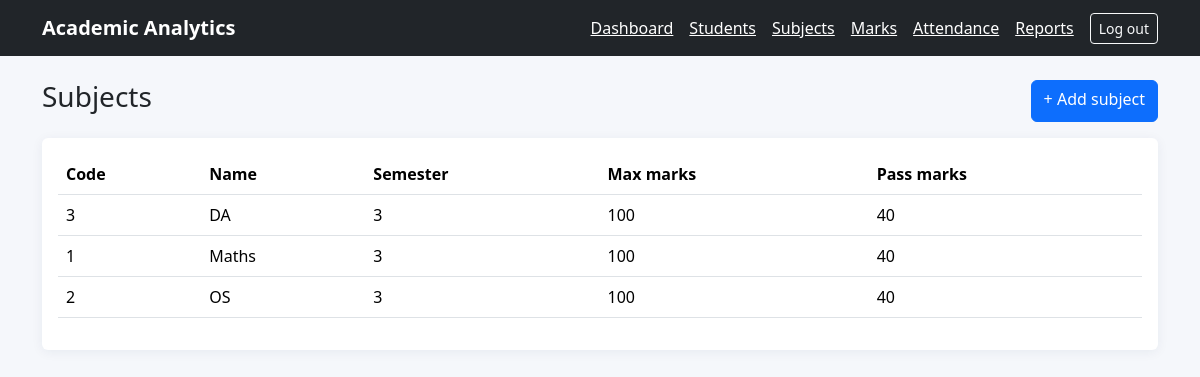
The app's page /academics/subjects/ (signed in) with its own data.
### academics/models.py (models this page shows, shortened)
class Subject(models.Model):
    code=models.CharField(max_length=15, unique=True)
    name=models.CharField(max_length=100)
    semester=models.PositiveSmallIntegerField(default=3, validators=[MinValueValidator(1),MaxValueValidator(12)])
    max_marks=models.PositiveSmallIntegerField(default=100, validators=[MinValueValidator(1)])
    pass_marks=models.PositiveSmallIntegerField(default=40, validators=[MinValueValidator(0)])
    class Meta: ordering=["semester","name"]

### academics/views.py (the view)
# urls.py: path("subjects/",views.subject_list,name="subject_list"),path("subjects/new/",views.subject_create,name="subject_create"),
@login_required
def subject_list(request): return render(request,"academics/subject_list.html",{"subjects":Subject.objects.all()})

### templates/academics/subject_list.html
{% extends "base.html" %}{% block content %}<div class="d-flex justify-content-between mb-3"><h1 class="h3">Subjects</h1><a class="btn btn-primary" href="{% url 'subject_create' %}">+ Add subject</a></div><div class="card p-3"><table class="table"><tr><th>Code</th><th>Name</th><th>Semester</th><th>Max marks</th><th>Pass marks</th></tr>{% for s in subjects %}<tr><td>{{ s.code }}</td><td>{{ s.name }}</td><td>{{ s.semester }}</td><td>{{ s.max_marks }}</td><td>{{ s.pass_marks }}</td></tr>{% empty %}<tr><td colspan="5">No subjects yet.</td></tr>{% endfor %}</table></div>{% endblock %}

### templates/base.html (style rules this page uses)
body { background:#f5f7fb }
.card { border:0;box-shadow:0 2px 12px #14285010 }

### records on screen
Subject: code "3", name "DA", semester "3", max_marks "100", pass_marks "40"
Subject: code "1", name "Maths", semester "3", max_marks "100", pass_marks "40"
Subject: code "2", name "OS", semester "3", max_marks "100", pass_marks "40"
